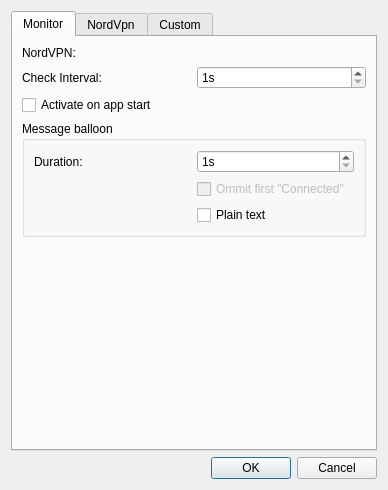
<?xml version="1.0" encoding="UTF-8"?>
<ui version="4.0">
 <class>SettingsDialog</class>
 <widget class="QDialog" name="SettingsDialog">
  <property name="geometry">
   <rect>
    <x>0</x>
    <y>0</y>
    <width>388</width>
    <height>490</height>
   </rect>
  </property>
  <layout class="QGridLayout" name="gridLayout_2">
   <item row="1" column="0">
    <widget class="QDialogButtonBox" name="buttonBox">
     <property name="standardButtons">
      <set>QDialogButtonBox::Cancel|QDialogButtonBox::Ok</set>
     </property>
    </widget>
   </item>
   <item row="0" column="0">
    <widget class="QTabWidget" name="tabWidget">
     <property name="currentIndex">
      <number>0</number>
     </property>
     <widget class="QWidget" name="tabMonitor">
      <attribute name="title">
       <string>Monitor</string>
      </attribute>
      <layout class="QVBoxLayout" name="verticalLayout">
       <item>
        <layout class="QGridLayout" name="gridLayout_3">
         <item row="0" column="0">
          <widget class="QLabel" name="label">
           <property name="text">
            <string>NordVPN:</string>
           </property>
          </widget>
         </item>
         <item row="0" column="1">
          <widget class="AppPathEditor" name="leNVPNPath" native="true"/>
         </item>
         <item row="1" column="0">
          <widget class="QLabel" name="label_2">
           <property name="text">
            <string>Check Interval:</string>
           </property>
          </widget>
         </item>
         <item row="1" column="1">
          <widget class="QSpinBox" name="spinBoxInterval">
           <property name="suffix">
            <string>s</string>
           </property>
           <property name="minimum">
            <number>1</number>
           </property>
           <property name="maximum">
            <number>3600</number>
           </property>
          </widget>
         </item>
        </layout>
       </item>
       <item>
        <widget class="QCheckBox" name="checkBoxAutoActive">
         <property name="text">
          <string>Activate on app start</string>
         </property>
        </widget>
       </item>
       <item>
        <widget class="QGroupBox" name="groupBox">
         <property name="title">
          <string>Message balloon</string>
         </property>
         <property name="flat">
          <bool>true</bool>
         </property>
         <layout class="QGridLayout" name="gridLayout">
          <item row="0" column="0">
           <widget class="QLabel" name="label_3">
            <property name="text">
             <string>Duration:</string>
            </property>
           </widget>
          </item>
          <item row="0" column="1">
           <widget class="QSpinBox" name="spinBoxMsgDuration">
            <property name="suffix">
             <string>s</string>
            </property>
            <property name="minimum">
             <number>1</number>
            </property>
            <property name="maximum">
             <number>3600</number>
            </property>
           </widget>
          </item>
          <item row="1" column="1">
           <widget class="QCheckBox" name="cbIgnoreFirstConnected">
            <property name="enabled">
             <bool>false</bool>
            </property>
            <property name="text">
             <string>Ommit first &quot;Connected&quot;</string>
            </property>
           </widget>
          </item>
          <item row="2" column="1">
           <widget class="QCheckBox" name="checkBoxMessagePlainText">
            <property name="text">
             <string>Plain text</string>
            </property>
           </widget>
          </item>
         </layout>
        </widget>
       </item>
       <item>
        <spacer name="verticalSpacer">
         <property name="orientation">
          <enum>Qt::Vertical</enum>
         </property>
         <property name="sizeHint" stdset="0">
          <size>
           <width>20</width>
           <height>40</height>
          </size>
         </property>
        </spacer>
       </item>
      </layout>
     </widget>
     <widget class="ActionsTab" name="tabNordVpn">
      <attribute name="title">
       <string>NordVpn</string>
      </attribute>
     </widget>
     <widget class="ActionsTab" name="tabCustom">
      <attribute name="title">
       <string>Custom</string>
      </attribute>
     </widget>
    </widget>
   </item>
  </layout>
 </widget>
 <customwidgets>
  <customwidget>
   <class>ActionsTab</class>
   <extends>QWidget</extends>
   <header>actionstab.h</header>
   <container>1</container>
  </customwidget>
  <customwidget>
   <class>AppPathEditor</class>
   <extends>QWidget</extends>
   <header>apppatheditor.h</header>
   <container>1</container>
  </customwidget>
 </customwidgets>
 <resources/>
 <connections/>
</ui>
